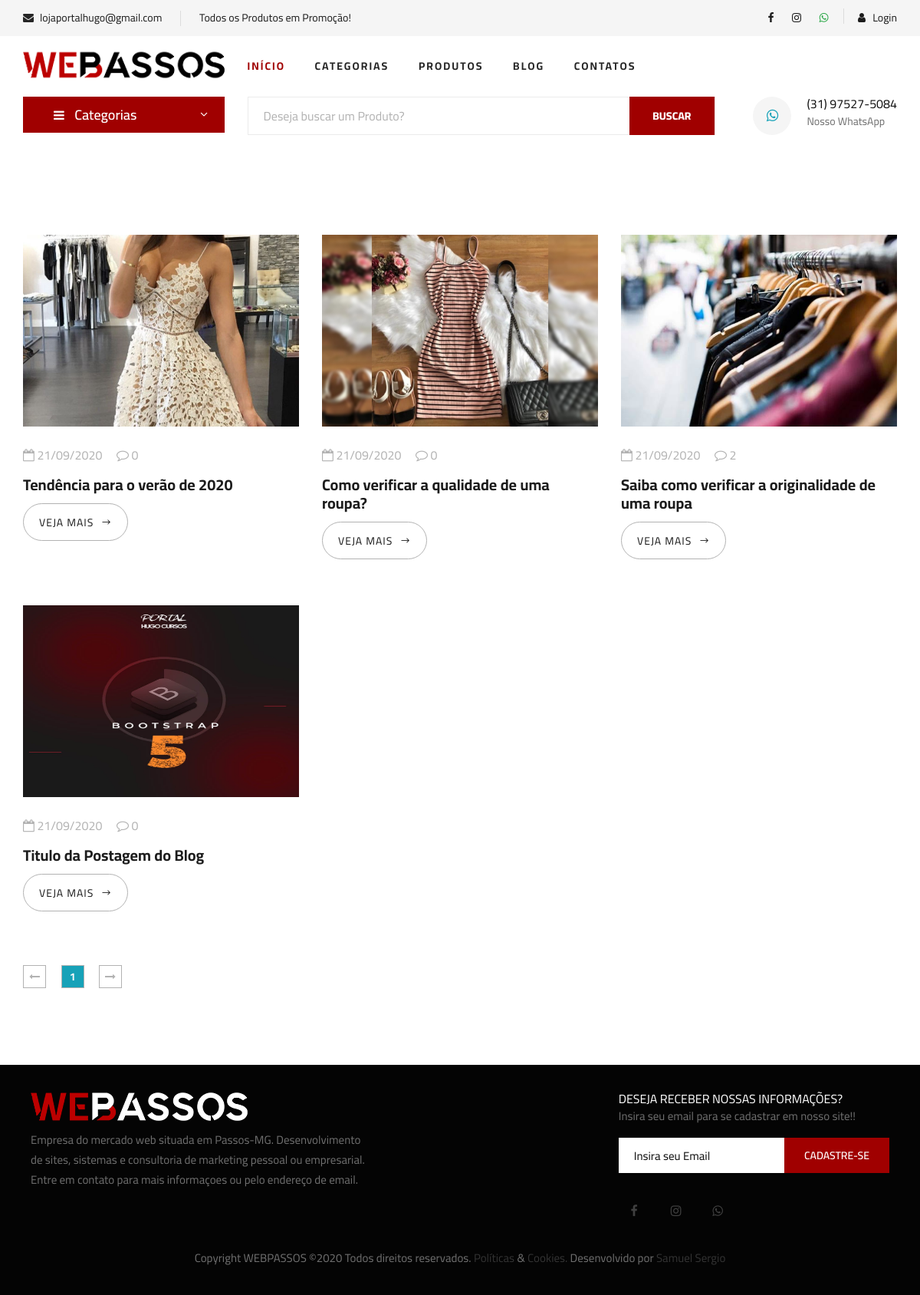
Screenshot of /blog.php with the database file from the repository.
### tables this page shows
CREATE TABLE `blog` (
  `id` int(11) NOT NULL AUTO_INCREMENT,
  `titulo` varchar(200) NOT NULL,
  `descricao_1` varchar(1000) NOT NULL,
  `descricao_2` varchar(1000) NOT NULL,
  `imagem` varchar(150) NOT NULL,
  `data` date NOT NULL,
  `palavras` varchar(150) DEFAULT NULL,
  `nome_url` varchar(200) NOT NULL,
  PRIMARY KEY (`id`)
);

### config.php (called while the page is built, shortened)
<?php
$itens_por_pagina = 6;
 ?>

### blog.php (the view, shortened to what this page needs)
<?php
require_once("cabecalho.php");
?>
<?php
require_once("cabecalho-busca.php");
?>
<?php
if(@$_GET['pagina'] != null){
    $pag = $_GET['pagina'];
}else{
    $pag = 0;
}
$limite = $pag * @$itens_por_pagina;
$pagina = $pag;
$nome_pag = 'blog.php';
 ?>
    <section class="blog spad">
        <div class="container">
                    <div class="row">
                          <?php
               $query = $pdo->query("SELECT * FROM blog order by id desc LIMIT $limite, $itens_por_pagina");
               $res = $query->fetchAll(PDO::FETCH_ASSOC);
               for ($i=0; $i < count($res); $i++) {
                  $titulo = $res[$i]['titulo'];
                  $imagem = $res[$i]['imagem'];
                  $data = $res[$i]['data'];
                  $id = $res[$i]['id'];
                  $nome_url = $res[$i]['nome_url'];
                  $data = implode('/', array_reverse(explode('-', $data)));
                  $query2 = $pdo->query("SELECT * FROM coment_blog where id_blog = '$id' ");
                  $res2 = $query2->fetchAll(PDO::FETCH_ASSOC);
                  $total_itens = @count($res2);
                  $query3 = $pdo->query("SELECT * FROM blog ");
                  $res3 = $query3->fetchAll(PDO::FETCH_ASSOC);
                  $num_total = @count($res3);
                  $num_paginas = ceil($num_total/$itens_por_pagina);
                  ?>
                        <div class="col-lg-4 col-md-4 col-sm-6">
                            <div class="blog__item">
                                <div class="blog__item__pic">
                                    <img src="img/blog/<?php echo $imagem ?>" width="100%" height="250" alt="">
                                </div>
                                <div class="blog__item__text">
                                    <ul>
                                        <li><i class="fa fa-calendar-o"></i> <?php echo $data ?></li>
                                        <li><i class="fa fa-comment-o"></i> <?php echo $total_itens ?></li>
                                    </ul>
                                    <h5><a href="postagem-<?php echo $nome_url ?>"><?php echo $titulo ?></a></h5>
                                    <a href="postagem-<?php echo $nome_url ?>" class="blog__btn">VEJA MAIS <span class="arrow_right"></span></a>
                                </div>
                            </div>
                        </div>
                    <?php } ?>
                    </div>
                    <div class="product__pagination">
                <a href="<?php echo $nome_pag ?>?pagina=0"><i class="fa fa-long-arrow-left"></i></a>
                <?php
                    for($i = 0; $i < @$num_paginas; $i++){
                        $estilo = '';
                        if($pagina == $i){
                            $estilo = 'bg-info text-light';
                        }
                        if($pagina >= ($i - 2) && $pagina <= ($i + 2)){ ?>
                         <a href="<?php echo $nome_pag ?>?pagina=<?php echo $i ?>" class="<?php echo $estilo ?>"><?php echo $i + 1 ?></a>
                       <?php }
                    }
                 ?>
                <a href="<?php echo $nome_pag ?>?pagina=<?php echo $num_paginas - 1 ?>"><i class="fa fa-long-arrow-right"></i></a>
            </div>
        </div>
    </section>
   <?php
require_once("rodape.php");
?>

### css/style.css (style rules this page uses)
html, body { height: 100%; font-family: "Cairo", sans-serif; -webkit-font-smoothing: antialiased; font-smoothing: antialiased; }
h1, h2, h3, h4, h5, h6 { margin: 0; color: #111111; font-weight: 400; font-family: "Cairo", sans-serif; }
h5 { font-size: 18px; }
img { max-width: 100%; }
ul, ol { padding: 0; margin: 0; }
.spad { padding-top: 100px; padding-bottom: 100px; }
.product__pagination, .blog__pagination { padding-top: 10px; }
.product__pagination a, .blog__pagination a { display: inline-block; width: 30px; height: 30px; border: 1px solid #b2b2b2; font-size: 14px; color: #b2b2b2; font-weight: 700; line-height: 28px; text-align: center; margin-right: 16px; -webkit-transition: all, 0.3s; -moz-transition: all, 0.3s; -ms-transition: all, 0.3s; -o-transition: all, 0.3s; transition: all, 0.3s; }
.product__pagination a:last-child, .blog__pagination a:last-child { margin-right: 0; }
.blog__item { margin-bottom: 60px; }
.blog__item__pic img { min-width: 100%; }
.blog__item__text { padding-top: 25px; }
.blog__item__text ul { margin-bottom: 15px; }
.blog__item__text ul li { font-size: 16px; color: #b2b2b2; list-style: none; display: inline-block; margin-right: 15px; }
.blog__item__text ul li:last-child { margin-right: 0; }
.blog__item__text h5 { margin-bottom: 12px; }
.blog__item__text h5 a { font-size: 20px; color: #1c1c1c; font-weight: 700; }
.blog__item__text .blog__btn { display: inline-block; font-size: 14px; color: #1c1c1c; text-transform: uppercase; letter-spacing: 1px; border: 1px solid #b2b2b2; padding: 14px 20px 12px; border-radius: 25px; }
.blog__item__text .blog__btn span { position: relative; top: 1px; margin-left: 5px; }
@media only screen and (min-width: 1200px) { .container { max-width: 1170px; } }

### rows the page displays
blog: imagem (picture), data "21/09/2020", total_itens "0", titulo "Tendência para o verão de 2020"
blog: imagem (picture), data "21/09/2020", total_itens "0", titulo "Como verificar a qualidade de uma roupa?"
blog: imagem (picture), data "21/09/2020", total_itens "2", titulo "Saiba como verificar a originalidade de uma roupa"
blog: imagem (picture), data "21/09/2020", total_itens "0", titulo "Titulo da Postagem do Blog"

### other values shown
$email "lojaportalhugo@gmail.com"
$texto_destaque "Todos os Produtos em Promoção!"
$whatsapp "(31) 97527-5084"
